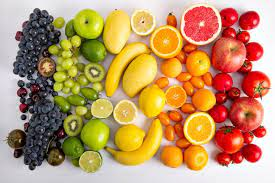
#> input picture week7/image.jpg, 275 x 183 px, given in place of the camera
$ python other_2D_filter.py   (older library calls are emulated)
#> lines starting #> are read from the running program, lines starting #| are printed output that depends on the picture
import cv2
import numpy as np
width = 320
height = 240
cap = cv2.VideoCapture(0, cv2.CAP_MSMF)
cap.set(cv2.CAP_PROP_FRAME_WIDTH, width)
cap.set(cv2.CAP_PROP_FRAME_HEIGHT, height)

while True:
    ret, frame = cap.read()
#> frame is the input picture: shape (183, 275, 3); mean B, G, R 103.1, 150.3, 190.9
    if ret:
        gray = cv2.cvtColor(frame, cv2.COLOR_BGR2GRAY)
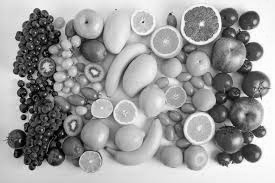
#> gray: shape (183, 275); min 0, max 255, mean 157.1
        sobel = cv2.Sobel(gray, cv2.CV_8U, 1, 0, 3)
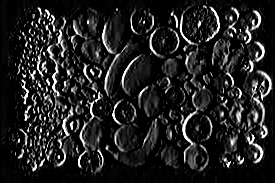
#> sobel: shape (183, 275); min 0, max 255, mean 33.4
        canny = cv2.Canny(gray, 50, 150)
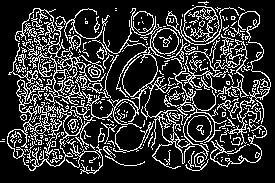
#> canny: shape (183, 275); 20.5% white in thin lines or dots
        cframe = np.hstack((gray, sobel, canny))
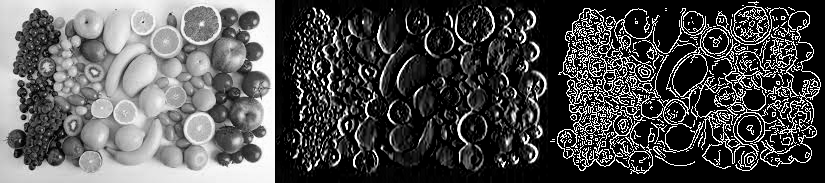
#> cframe: shape (183, 825); min 0, max 255, mean 80.9
        cv2.imshow('High-pass filtered results', cframe)

        key = cv2.waitKey(33)
#> (key q is pressed here)
        if key == ord('q'):
            break
cap.release()
cv2.destroyAllWindows()
